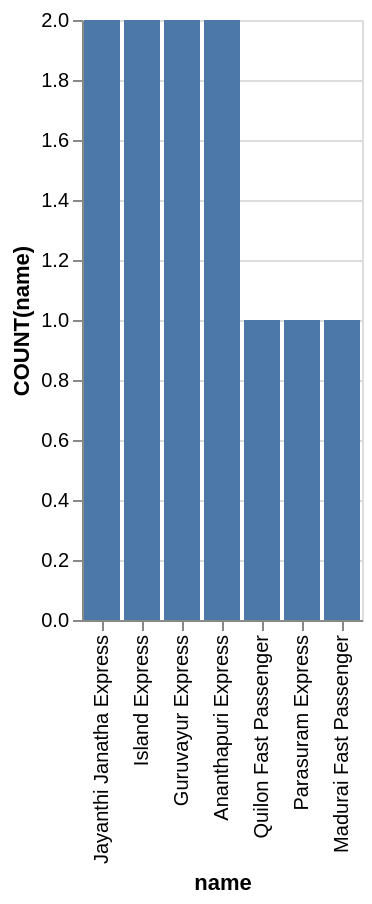

Source (Vega-Lite JSON):
### Vega-Lite specification from a JSON file in a GitHub repository (floating-point values rounded to 4 significant figures)
{"data": {"values": [{"x_data": "Jayanthi Janatha Express", "y_data": 2}, {"x_data": "Island Express", "y_data": 2}, {"x_data": "Guruvayur Express", "y_data": 2}, {"x_data": "Ananthapuri Express", "y_data": 2}, {"x_data": "Quilon Fast Passenger", "y_data": 1}, {"x_data": "Parasuram Express", "y_data": 1}, {"x_data": "Madurai Fast Passenger", "y_data": 1}]}, "mark": "bar", "encoding": {"x": {"field": "x_data", "type": "nominal", "title": "name", "sort": {"op": "sum", "field": "y_data", "order": "descending"}}, "y": {"field": "y_data", "type": "quantitative", "title": "COUNT(name)"}}}
